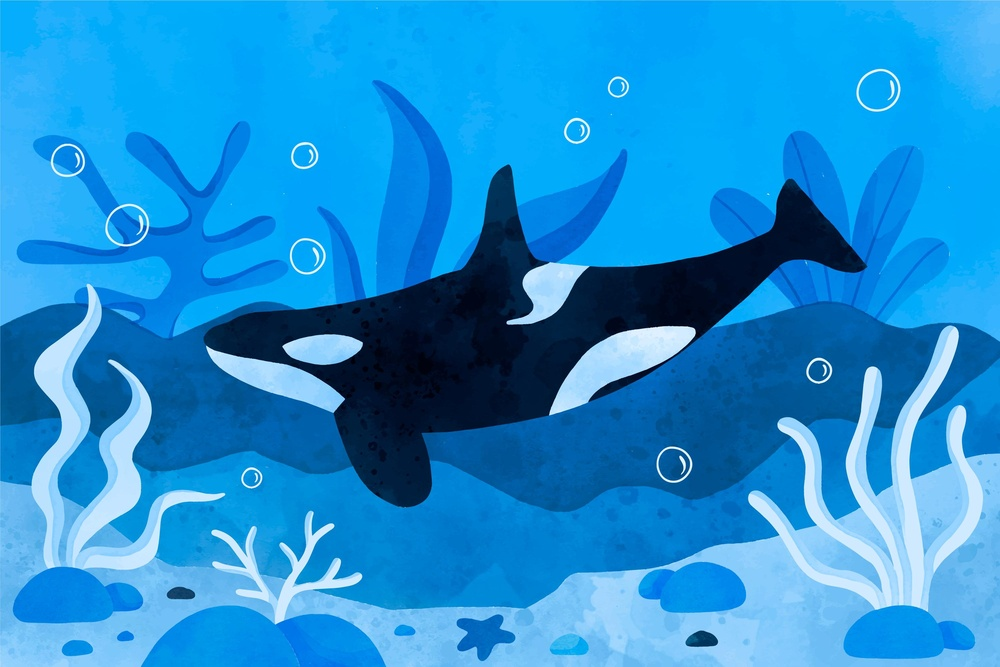
#> input picture triangle/5295209.jpg, 1000 x 667 px, shrunk from 3000 x 2000 before the run
$ python texture.py
#> lines starting #> are read from the running program, lines starting #| are printed output that depends on the picture
import numpy as np
import cv2
import matplotlib.pyplot as plt

def area(A, B, C):
    AB = np.subtract(B, A)
    AC = np.subtract(C, A)
    cross_product = np.cross(AB, AC)
    area = 0.5 * np.linalg.norm(cross_product)
    return area

def is_inside(P, A, B, C):
    S_PAB = area(P, A, B)
    S_PBC = area(P, B, C)
    S_PCA = area(P, C, A)
    S_ABC = area(A, B, C)
    return np.isclose(S_ABC, S_PAB + S_PBC + S_PCA)

# Load the texture image
texture_image = cv2.imread('5295209.jpg')
#> texture_image is the input picture: shape (667, 1000, 3); mean B, G, R 210.9, 143.3, 31.9
texture_image = cv2.cvtColor(texture_image, cv2.COLOR_BGR2RGB)

# Define vertices of the triangle
A = np.array([100, 100])
B = np.array([300, 100])
C = np.array([200, 300])

x, y = np.meshgrid(np.linspace(100, 300, 256), np.linspace(100, 300, 256))

# Flatten the grid to get a list of points
points = np.column_stack((x.flatten(), y.flatten()))

# Create an empty image to draw the triangle with texture
triangle_texture = np.zeros_like(texture_image)

# Iterate over each pixel in the triangle and map the texture
for i, point in enumerate(points):
    if is_inside(point, A, B, C):
        # Calculate barycentric coordinates
        v0 = C - A
        v1 = B - A
        v2 = point - A

        dot00 = np.dot(v0, v0)
        dot01 = np.dot(v0, v1)
        dot02 = np.dot(v0, v2)
        dot11 = np.dot(v1, v1)
        dot12 = np.dot(v1, v2)

        inv_denom = 1 / (dot00 * dot11 - dot01 * dot01)
        u = (dot11 * dot02 - dot01 * dot12) * inv_denom
        v = (dot00 * dot12 - dot01 * dot02) * inv_denom

        # Map the texture
        tex_x = int(u * (texture_image.shape[1] - 1))
        tex_y = int(v * (texture_image.shape[0] - 1))
        triangle_texture[i // 256, i % 256] = texture_image[tex_y, tex_x]
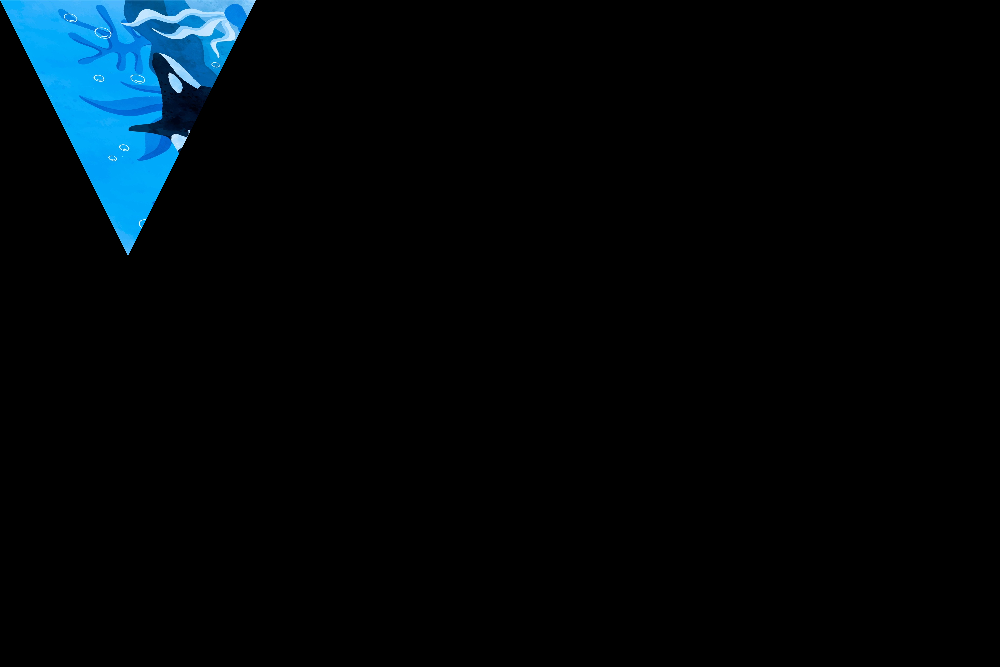
#> triangle_texture: shape (667, 1000, 3); mean R, G, B 1, 7.3, 10.8

# Plot the triangle with texture
plt.imshow(triangle_texture)
plt.xlim(0, 300)
plt.ylim(0, 300)
plt.axis('off')
plt.show()
